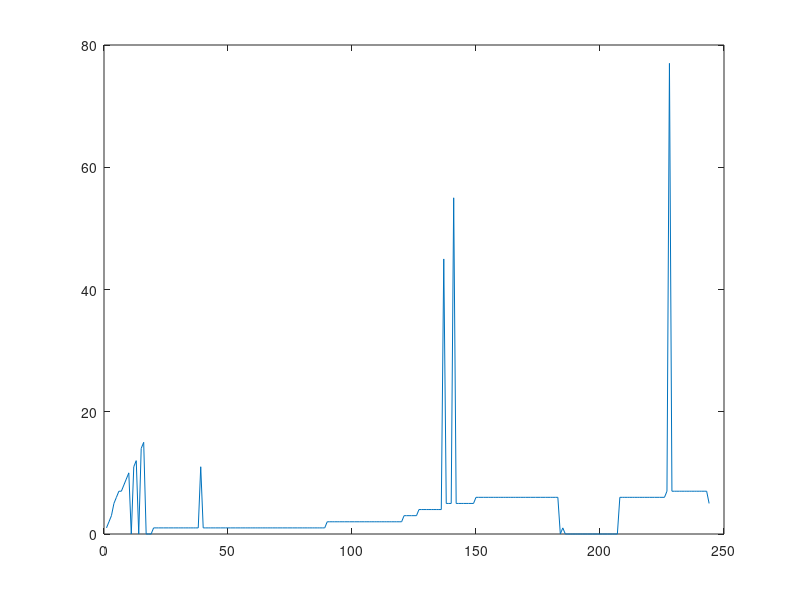
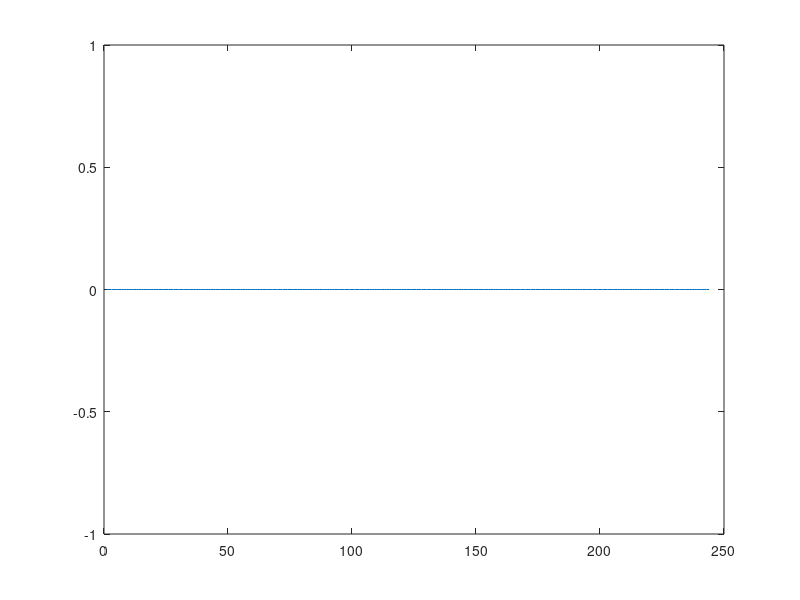

The MATLAB script that drew these images, in order:

% testing Emmanuel's Algorithm using array
clear all;

% [filename,filepath] = uigetfile('*.csv;*.xls;*.xlsv','Select a Signal');
% file = [filepath filename];
% signal= xlsread(file,'A3:A1000');
% signal= transpose(signal);
% 
% discreteCosineTransform=dct(signal);
% 
% 
% discreteCosineTransform((discreteCosineTransform > -.0001) &(discreteCosineTransform < .0001) )=0;
% %discreteCosineTransform(discreteCosineTransform < .0001 )=0;
% discreteCosineTransform= transpose(discreteCosineTransform);


A = [1,2,3,5,6,7,7,8,9,10,0,11,12,0,14,15,0,0,0,1,1,1,1,1,1,1,1,1,1,1,1,1,1,1,1,1,1,1,11,1,1,1,1,1,1,1,1,1,1,1,1,1,1,1,1,1,1,1,1,1,1,1,1,1,1,1,1,1,1,1,1,1,1,1,1,1,1,1,1,1,1,1,1,1,1,1,1,1,1,2,2,2,2,2,2,2,2,2,2,2,2,2,2,2,2,2,2,2,2,2,2,2,2,2,2,2,2,2,2,2,3,3,3,3,3,3,4,4,4,4,4,4,4,4,4,4,45,5,5,5,55,5,5,5,5,5,5,5,5,6,6,6,6,6,6,6,6,6,6,6,6,6,6,6,6,6,6,6,6,6,6,6,6,6,6,6,6,6,6,6,6,6,6,0,1,0,0,0,0,0,0,0,0,0,0,0,0,0,0,0,0,0,0,0,0,0,0,6,6,6,6,6,6,6,6,6,6,6,6,6,6,6,6,6,6,6,7,77,7,7,7,7,7,7,7,7,7,7,7,7,7,7,7,5];
A = transpose (A);
threshold =0;
counter =0;
x= length (A);

for i=1:size(A)
    if A(i)>threshold
        counter = counter + 1;  
    end
end
compressedSignal = zeros(counter,2);
for i=1:counter
    if A(i)>threshold
      
        compressedSignal(i,1) = i;
        compressedSignal(i,2) = A(i);
        
    end
end
 dlmwrite('mydata.txt',compressedSignal ,'delimiter', ' ','newline','pc');
[filename,filepath] = uigetfile('*.txt','Select a Signal');
 file = [filepath filename];
 back_file = dlmread(filename,' ');
 
 
 
 [i,j,v] = find(back_file) ;recovery_signal=zeros(x,1);
 recovery_signal(i,1)= v (i);
 
recoveredSignal=idct(recovery_signal);
plot(A )
figure
plot(recoveredSignal)

 
whos;



